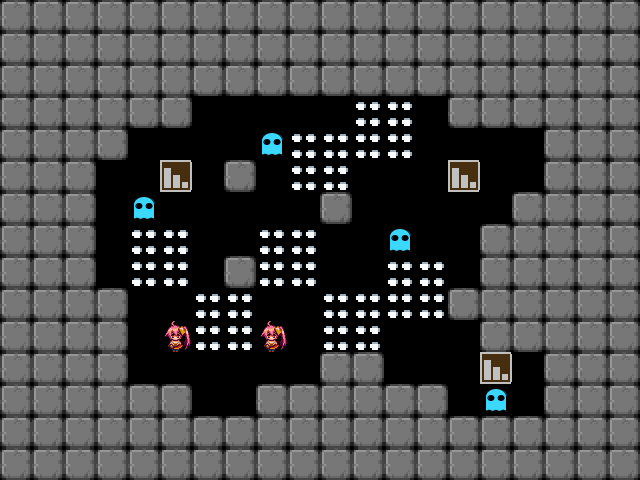

Below is a game level as drawn by its tile map, then a one-line description and the .tmx file that defines it, in full:
An orthogonal 20x15 tile map with 32x32 px tiles, 1 tile layer (タイル・レイヤー1).

<map version="1.0" orientation="orthogonal" renderorder="right-down" width="20" height="15" tilewidth="32" tileheight="32" nextobjectid="1">
 <tileset firstgid="1" name="tileset" tilewidth="32" tileheight="32">
  <image source="tileset.png" width="256" height="128" />
 </tileset>
 <layer name="タイル・レイヤー1" width="20" height="15">
  <data encoding="csv">
3,3,3,3,3,3,3,3,3,3,3,3,3,3,3,3,3,3,3,3,
3,3,3,3,3,3,3,3,3,3,3,3,3,3,3,3,3,3,3,3,
3,3,3,3,3,3,3,3,3,3,3,3,3,3,3,3,3,3,3,3,
3,3,3,3,3,3,0,0,0,0,0,8,8,0,3,3,3,3,3,3,
3,3,3,3,0,0,0,0,9,8,8,8,8,0,0,0,0,3,3,3,
3,3,3,0,0,2,0,3,0,8,8,0,0,0,2,0,0,3,3,3,
3,3,3,0,9,0,0,0,0,0,3,0,0,0,0,0,3,3,3,3,
3,3,3,0,8,8,0,0,8,8,0,0,9,0,0,3,3,3,3,3,
3,3,3,0,8,8,0,3,8,8,0,0,8,8,0,3,3,3,3,3,
3,3,3,3,0,0,8,8,0,0,8,8,8,8,3,3,3,3,3,3,
3,3,3,3,0,1,8,8,1,0,8,8,0,0,0,3,3,3,3,3,
3,3,3,3,0,0,0,0,0,0,3,3,0,0,0,2,0,3,3,3,
3,3,3,3,3,3,0,0,3,3,3,3,3,3,0,9,0,3,3,3,
3,3,3,3,3,3,3,3,3,3,3,3,3,3,3,3,3,3,3,3,
3,3,3,3,3,3,3,3,3,3,3,3,3,3,3,3,3,3,3,3
</data>
 </layer>
</map>
